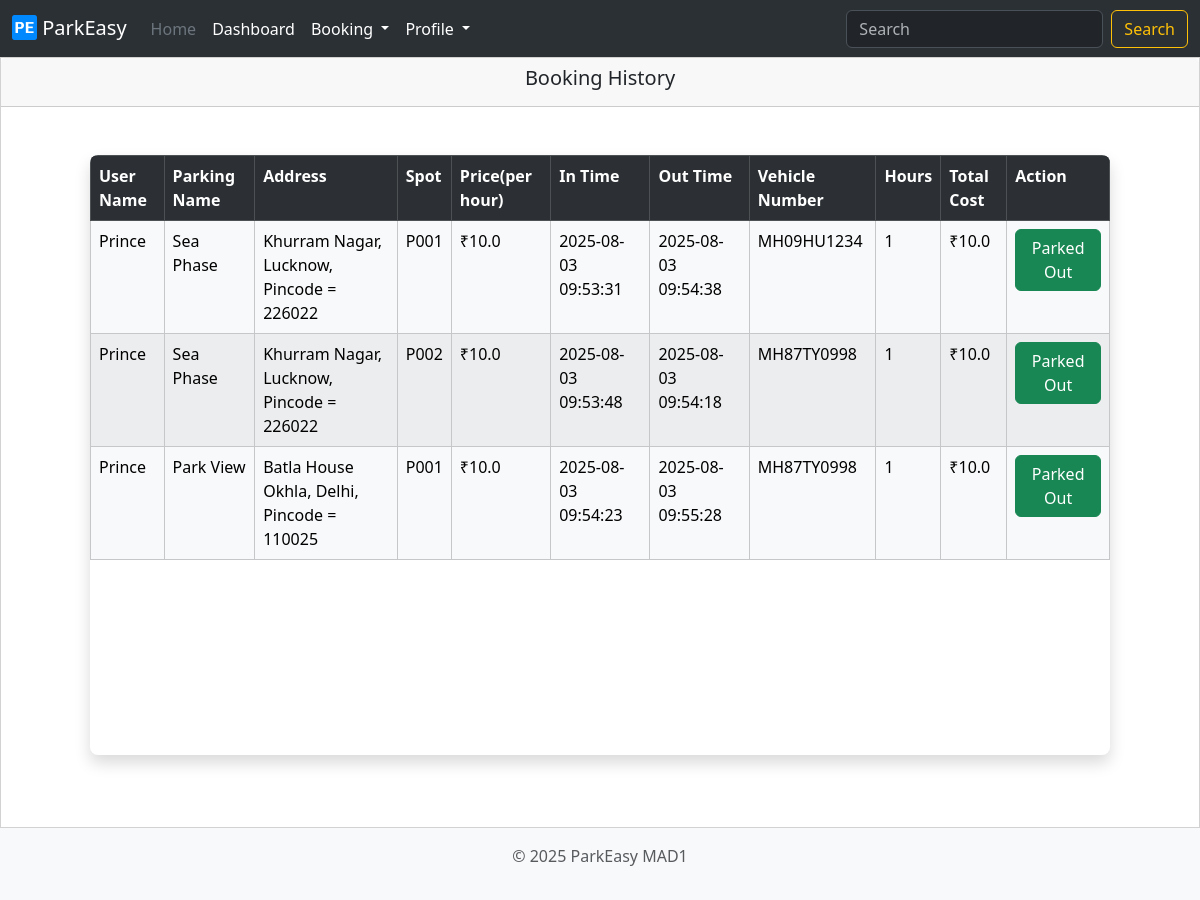
The page /booking_history (signed in) on the database its author committed.
### models/models.py (models this page shows, shortened)
class ReserveParkingLot(db.Model):
    id = db.Column(db.Integer, primary_key = True)
    user_id = db.Column(db.Integer, db.ForeignKey(User.id), nullable = False)
    spot_id = db.Column(db.Integer, db.ForeignKey(ParkingSpot.id), nullable = False)
    in_time = db.Column(db.DateTime , nullable = False)
    out_time = db.Column(db.DateTime , nullable = True)
    hours = db.Column(db.Integer , nullable = True)
    total_cost = db.Column(db.Float, nullable = True)
    vehicle_number = db.Column(db.String(32), nullable = False)
    is_release = db.Column(db.Boolean, nullable = False, default = False)

class User(db.Model):
    id = db.Column(db.Integer, primary_key = True)
    username = db.Column(db.String(32), unique = True, nullable = False)
    passhash = db.Column(db.String(64), nullable = False)
    name = db.Column(db.String(64), nullable = True)
    city = db.Column(db.String(50), nullable = False)
    pincode = db.Column(db.String(6), nullable = False)
    isadmin = db.Column(db.Boolean, nullable = False, default = False)
    deleted_user = db.Column(db.Boolean, nullable = False, default = False)
    reserve_parking_lot = db.relationship('ReserveParkingLot', backref = 'user', lazy = True)

class ParkingLot(db.Model):
    id = db.Column(db.Integer, primary_key = True)
    parking_name = db.Column(db.String(64), unique = True, nullable = False)
    address =  db.Column(db.String(70), nullable = False)
    city = db.Column(db.String(50), nullable = False)
    pincode = db.Column(db.String(6), nullable = False)
    price = db.Column(db.Float, nullable = False)
    number_of_spots = db.Column(db.Integer, nullable = False)
    deleted_lot = db.Column(db.Boolean, nullable = False, default = False)
    parking_spot = db.relationship('ParkingSpot', backref= 'parking_lot', lazy = True, cascade='all, delete')

class ParkingSpot(db.Model):
    id = db.Column(db.Integer, primary_key = True)
    lot_id = db.Column(db.Integer, db.ForeignKey(ParkingLot.id), nullable = False)
    spot_number = db.Column(db.String(6), nullable = False)
    occupied = db.Column(db.Boolean, nullable = False, default = False)
    deleted_spot = db.Column(db.Boolean, nullable = False, default = False)
    reserve_parking_lot = db.relationship('ReserveParkingLot', backref= 'parking_spot', lazy = True)

### controllers/routes.py (the view, shortened to what this page needs)
    @app.route('/booking_history')
    @login_auth
    def booking_history():
        empty = False
        bookings_query = ReserveParkingLot.query \
            .join(User) \
            .join(ParkingSpot) \
            .join(ParkingLot, ParkingSpot.lot_id == ParkingLot.id) \
            .options(
                joinedload(ReserveParkingLot.user),
                joinedload(ReserveParkingLot.parking_spot).joinedload(ParkingSpot.parking_lot)
            ) \
            .filter(ReserveParkingLot.is_release == True)
        if not session['isadmin']:
            bookings_query = bookings_query.filter(ReserveParkingLot.user_id == session['user_id'])
        search_query = request.args.get("q", "").strip()
        bookings = bookings_query.all()
        if search_query and not(bookings):
            flash(f'No result found for {search_query}!')
        if not bookings:
            bookings = [{'is_release': True}]
            empty = True
        return render_template('bookings.html', bookings=bookings, empty=empty, search_action=url_for('booking_history'))

### templates/bookings.html (shortened to what this page needs)
{% extends 'base.html' %}
{% block content %}
  <div class="card rounded-0">
        <div class="card-header d-flex justify-content-center align-items-center">
        <h5 class="card-title">{{'Booking History' if bookings[0].is_release else 'Active Booking Details'}}</h5>
        </div>
        <div class="container" style="height: 90vh;">
            <div class="card-body d-flex justify-content-center p-5">
                <div class="shadow rounded-3" style="overflow-y: auto; max-height: 75vh; height:75vh;">
                    <table class="table table-striped table-light table-bordered table-hover m-0 p-0">
                        <tr class="table-dark">
                            <th class="">User Name</th>
                            <th class="">Parking Name</th>
                            <th class="">Address</th>
                            <th class="">Spot</th>
                            <th class="">Price(per hour)</th>
                            <th class="">In Time</th>
                            <th class="">Out Time</th>
                            <th class="">Vehicle Number</th>
                            <th class="">Hours</th>
                            <th class="">Total Cost</th>
                            {% if not session['isadmin'] %}
                            <th class="">Action</th>
                            {% endif %}
                        </tr>
                        {% if not empty%}
                            {% for booking in bookings %}
                                <tr>
                                    <td class="">{{booking.user.username|title}}</td>
                                    <td class="">{{booking.parking_spot.parking_lot.parking_name|title}}</td>
                                    <td class="">{{booking.parking_spot.parking_lot.address|title}}, {{booking.parking_spot.parking_lot.city|title}}, Pincode = {{booking.parking_spot.parking_lot.pincode}}</td>
                                    <td class="">{{booking.parking_spot.spot_number}}</td>
                                    <td class="">₹{{booking.parking_spot.parking_lot.price}}</td>
                                    <td class="">{{booking.in_time}}</td>
                                    <td class="">{{booking.out_time if booking.is_release else 'N/A'}}</td>
                                    <td class="">{{booking.vehicle_number}}</td>
                                    <td class="">{{booking.hours if booking.is_release else 'N/A'}}</td>
                                    <td class="">₹{{booking.total_cost if booking.is_release else '0.0'}}</td>
                                    {% if not session['isadmin'] %}
                                        <td class="">
                                            {% if booking.is_release %}
                                                <a class="btn btn-success" disabled>Parked Out</a>
                                            {% else %}
                                                <a href="{{ url_for('booking_detail',id=booking.id, is_booking=false) }}" class="btn btn-warning" onclick="return confirm('Are you sure to release this spot?')">Release</a>
                                            {% endif %}
                                        </td>
                                    {% endif %}
                                </tr>
                            {% endfor %}
                        {% endif %}
                    </table>
                </div>
            </div>
        </div>
  </div>
{% endblock %}

### rows shown on the page
ReserveParkingLot: is_release "Booking History", user.username "Prince", parking_spot.parking_lot.parking_name "Sea Phase", parking_spot.parking_lot.address "Khurram Nagar", parking_spot.parking_lot.city "Lucknow", parking_spot.parking_lot.pincode "226022", parking_spot.spot_number "P001", parking_spot.parking_lot.price "10.0", in_time "2025-08-03 09:53:31", is_release+out_time "2025-08-03 09:54:38", vehicle_number "MH09HU1234", is_release+hours "1", is_release+total_cost "10.0", shows "Parked Out"
ReserveParkingLot: user.username "Prince", parking_spot.parking_lot.parking_name "Sea Phase", parking_spot.parking_lot.address "Khurram Nagar", parking_spot.parking_lot.city "Lucknow", parking_spot.parking_lot.pincode "226022", parking_spot.spot_number "P002", parking_spot.parking_lot.price "10.0", in_time "2025-08-03 09:53:48", is_release+out_time "2025-08-03 09:54:18", vehicle_number "MH87TY0998", is_release+hours "1", is_release+total_cost "10.0", shows "Parked Out"
ReserveParkingLot: user.username "Prince", parking_spot.parking_lot.parking_name "Park View", parking_spot.parking_lot.address "Batla House Okhla", parking_spot.parking_lot.city "Delhi", parking_spot.parking_lot.pincode "110025", parking_spot.spot_number "P001", parking_spot.parking_lot.price "10.0", in_time "2025-08-03 09:54:23", is_release+out_time "2025-08-03 09:55:28", vehicle_number "MH87TY0998", is_release+hours "1", is_release+total_cost "10.0", shows "Parked Out"
